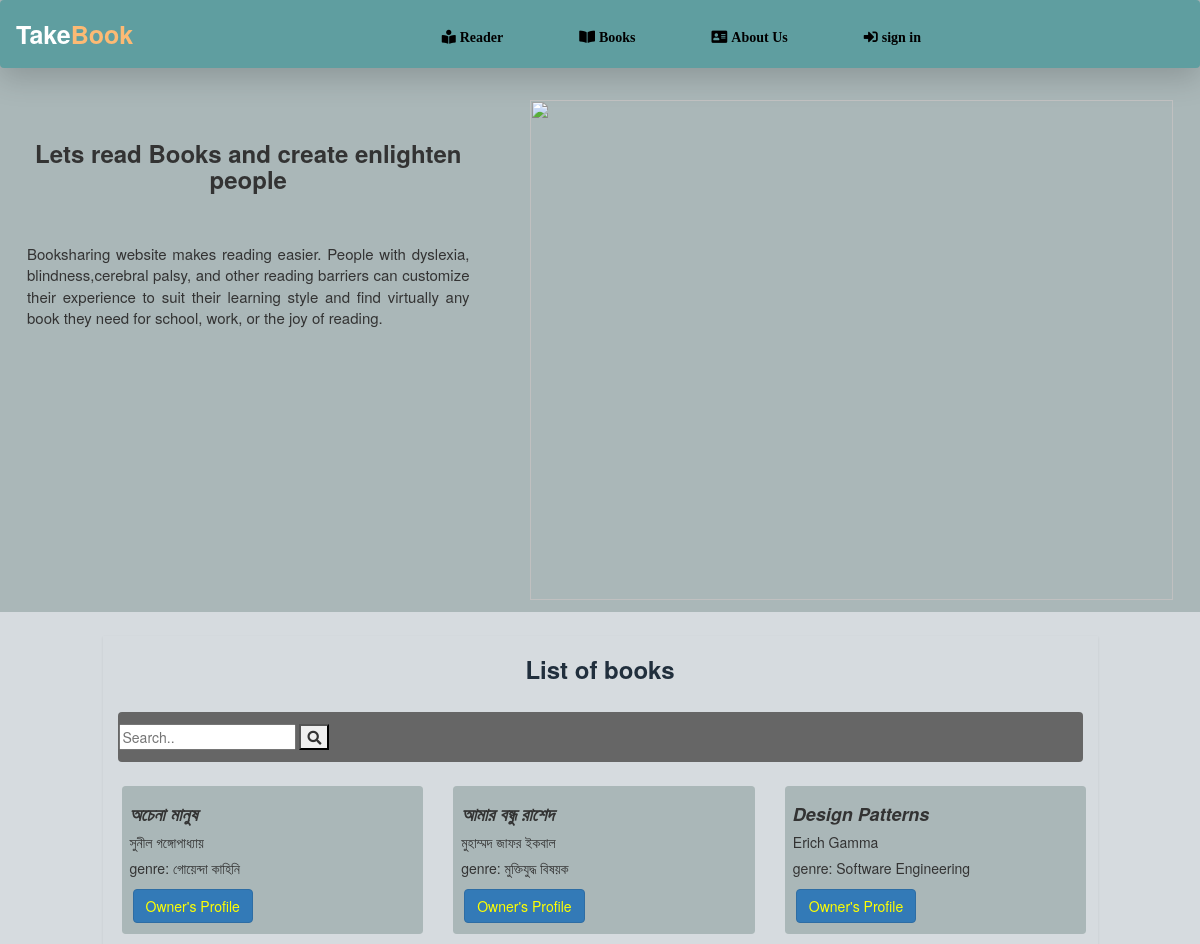
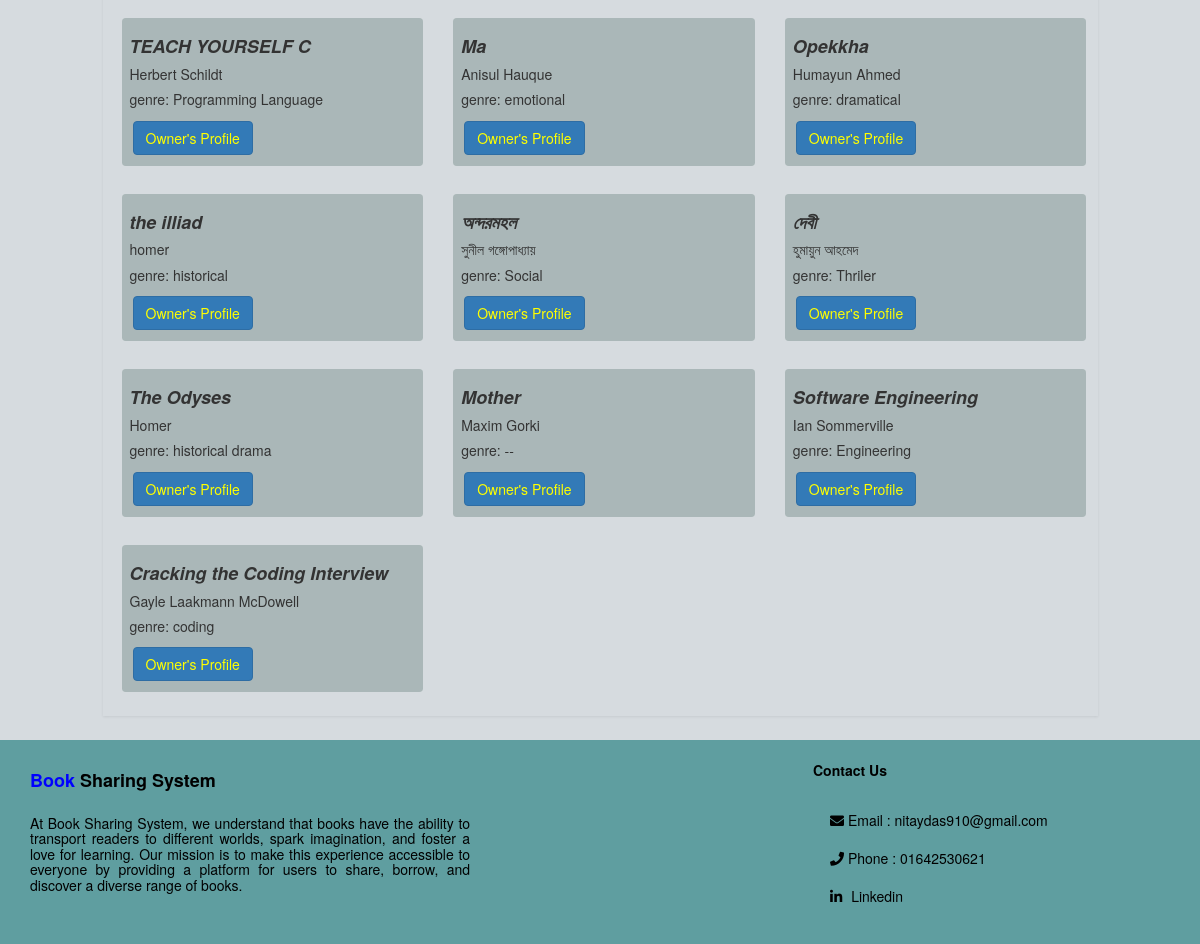
Before: / with the older database file (2 pictures, top to bottom).
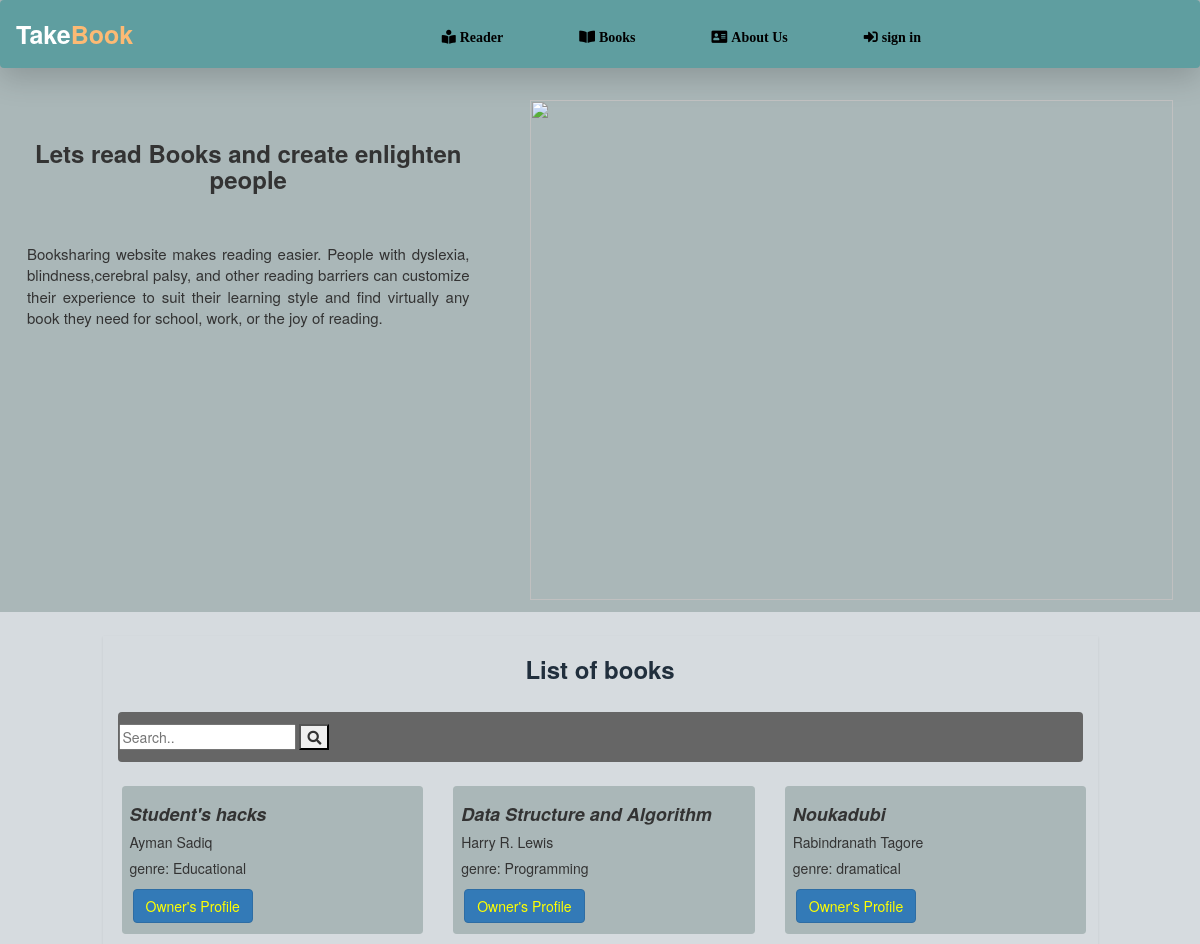
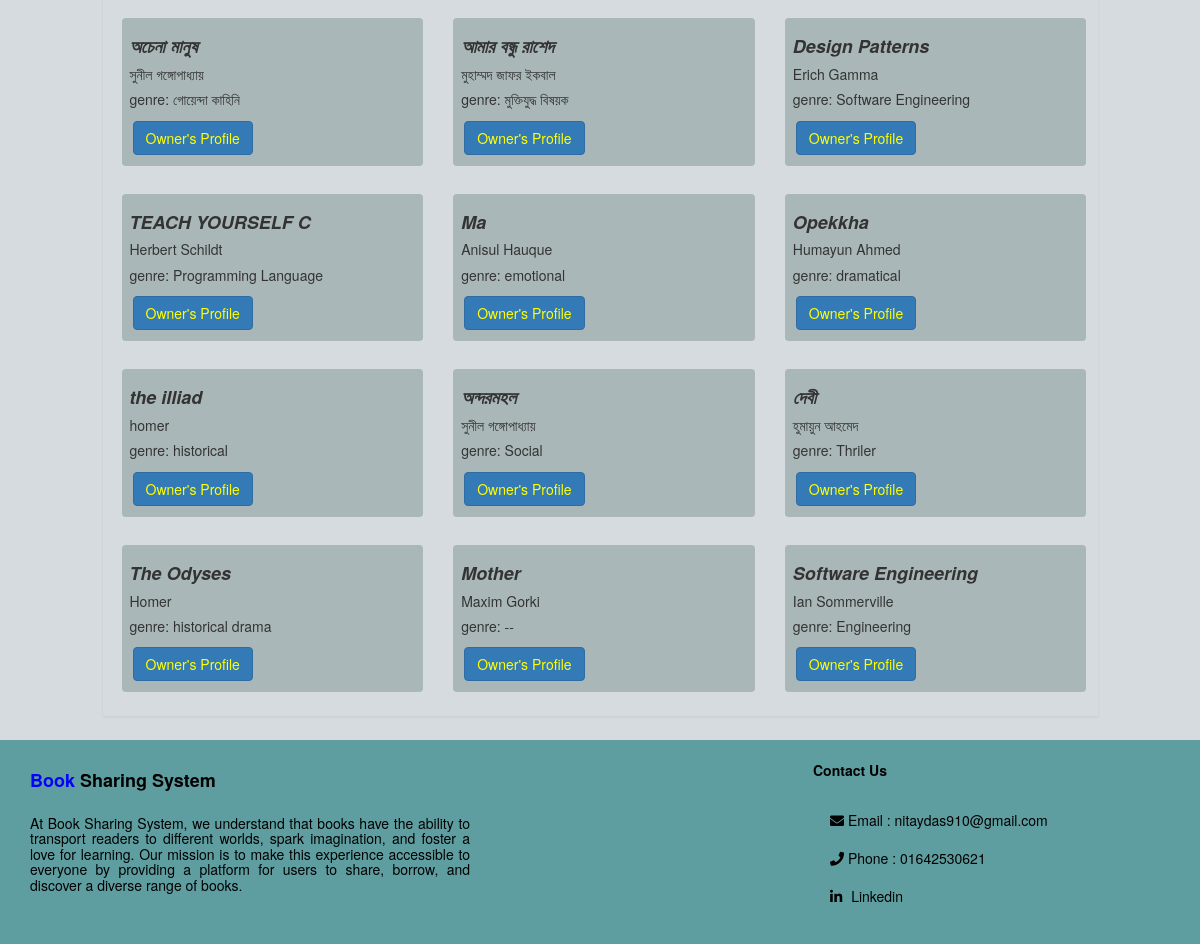
After: the same page with the newer database file (2 pictures, top to bottom).
### profileapp/models.py (models this page shows, shortened)
class Book(models.Model):
    owner=models.ForeignKey(User,on_delete=models.CASCADE)
    title=models.CharField(max_length=100)
    author=models.CharField(max_length=100,null=True)
    genre=models.CharField(max_length=100,null=True)
    availability = models.IntegerField(default=0)
    created_at = models.DateTimeField(auto_now_add=True)

### mainapp/views.py (the view)
# urls.py: path('', views.homepage,name='home'),
def homepage(request):
    books = Book.objects.order_by('-created_at')[:15]
    return render(request,'home.html',{'books':books,'room_name': "broadcast"})

### templates/home.html (shortened to what the changed rows need)
<!DOCTYPE html>
<html lang="en">
<head>
    <link href="https://cdn.jsdelivr.net/npm/bootstrap@5.3.2/dist/css/bootstrap.min.css" rel="stylesheet">
    <link rel="stylesheet" href="https://maxcdn.bootstrapcdn.com/bootstrap/3.4.1/css/bootstrap.min.css">
    <link rel="stylesheet" href="https://cdnjs.cloudflare.com/ajax/libs/font-awesome/5.15.2/css/all.min.css"/>
</head>
<body>
  <div class="container-fluid" style="background-color:#d6dbdf;padding:24px 0px 24px 0px;" >
    <div class="row">
    <div class="col-md-10">
      <div class="container-fluid shadow-sm" style="background-color: #d6dbdf  ">
        <h3 class="text-center" style="color:  #212f3d "><strong>List of books </strong></h3><br>
        <div class="row">
          {% for book in books %}
           <div class="col-sm-12 col-md-6 col-lg-4">
           <div class="container-fluid rounded" style="background-color: #aab7b8; padding:8px;margin:4px">
              <i><h4 class="card-text"><strong>{{book.title}}</strong></h4></i>
              <h5 class="card-text">{{book.author}}</h5>
              <h5>genre: {{ book.genre }}</h5>
              <a href={% url 'profile' username=book.owner %} class="btn btn-primary" style="color:yellow;margin:3px">Owner's Profile</a>
            </div><br>
            </div>
          {% endfor %}
        </div>
      </div>
    </div>
  </div>
</div>
</body>
</html>

Changed rows visible on the page:
no longer on this page (row unchanged): Book: title "Cracking the Coding Interview", author "Gayle Laakmann McDowell", genre "coding"
added Book: title "Student's hacks", author "Ayman Sadiq", genre "Educational"
added Book: title "Data Structure and Algorithm", author "Harry R. Lewis", genre "Programming"
added Book: title "Noukadubi", author "Rabindranath Tagore", genre "dramatical"
